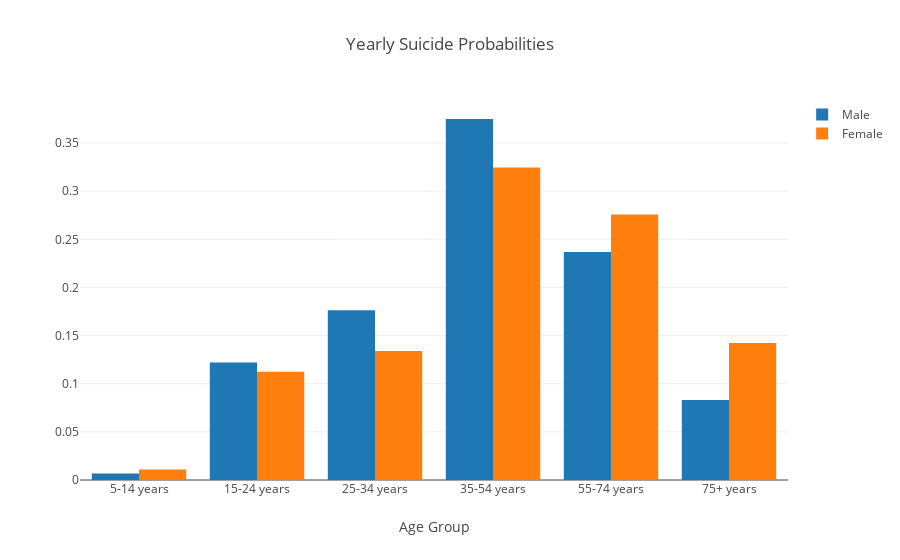

Source (notebook cell):
### Code cell
# Suicide Probability

data=pd.read_csv("master.csv")


suicides_male = [[data[data['age']==age][data['sex']=='male']['suicides_no'].sum()] for age in age_groups]
suicides_male = np.array(suicides_male).reshape(len(suicides))
suicides_male = suicides_male/sum(suicides_male) 

suicides_female = [[data[data['age']==age][data['sex']=='female']['suicides_no'].sum()] for age in age_groups]
suicides_female = np.array(suicides_female).reshape(len(suicides))
suicides_female = suicides_female/sum(suicides_female) 

trace1 = go.Bar(
    x=age_groups,
    y=suicides_male,
    name='Male'
)
trace2 = go.Bar(
    x=age_groups,
    y=suicides_female,
    name='Female'
)

data = [trace1, trace2]
layout = go.Layout(
    barmode='group',
    title = 'Yearly Suicide Probabilities',
    xaxis = dict(
        title = 'Age Group')
)

fig = go.Figure(data=data, layout=layout)
py.offline.iplot(fig)

### Figure 1 — Plotly figure (JSON) as saved in the notebook; plotly's stock layout.template omitted (floating-point values rounded to 4 significant figures)
{"data": [{"name": "Male", "type": "bar", "uid": "75a3c383-7bd1-4347-9851-c75a6083eb99", "x": ["5-14 years", "15-24 years", "25-34 years", "35-54 years", "55-74 years", "75+ years"], "y": [0.006797, 0.122, 0.1764, 0.375, 0.2367, 0.08309]}, {"name": "Female", "type": "bar", "uid": "76f33c09-88e4-4cf9-8b8e-2f97fe5b9158", "x": ["5-14 years", "15-24 years", "25-34 years", "35-54 years", "55-74 years", "75+ years"], "y": [0.0109, 0.1125, 0.1339, 0.3246, 0.2758, 0.1423]}], "layout": {"barmode": "group", "title": {"text": "Yearly Suicide Probabilities"}, "xaxis": {"title": {"text": "Age Group"}}}}
